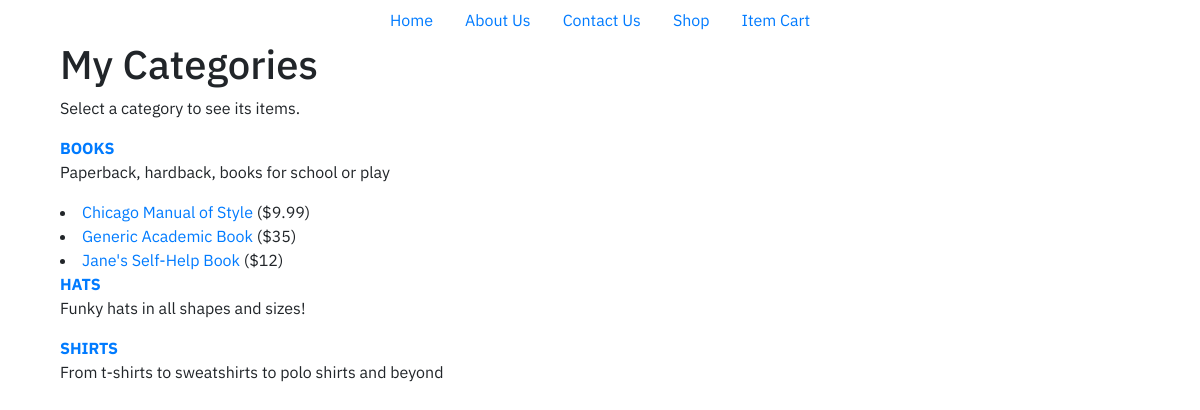
The app's page /Phase1/seestore.php?cat_id=3 with its own data.
### tables this page shows
CREATE TABLE IF NOT EXISTS `store_categories` (
  `id` int(11) NOT NULL AUTO_INCREMENT,
  `cat_title` varchar(50) DEFAULT NULL,
  `cat_desc` text,
  PRIMARY KEY (`id`)
);

CREATE TABLE IF NOT EXISTS `store_items` (
  `id` int(11) NOT NULL AUTO_INCREMENT,
  `cat_id` int(11) NOT NULL,
  `item_title` varchar(75) DEFAULT NULL,
  `item_price` float DEFAULT NULL,
  `item_desc` text,
  `item_image` varchar(50) DEFAULT NULL,
  PRIMARY KEY (`id`)
);

### Phase1/seestore.php (the view, shortened to what this page needs)
<?php
include("DBConnect.inc");
$display_block = "<h1>My Categories</h1>
<p>Select a category to see its items.</p>
";
$get_cats_sql = "SELECT id, cat_title, cat_desc FROM store_categories ORDER BY cat_title";
$get_cats_res = $conn->query($get_cats_sql) or die("Couldn't connect :".$conn->error);
if ($get_cats_res->num_rows < 1) {
    $display_block = "<p><em>Sorry, no categories to browse.</em></p>";
}else{
    while ($cats = $get_cats_res->fetch_array()) {
        $cat_id = $cats['id'];
        $cat_title = strtoupper(stripslashes($cats['cat_title']));
        $cat_desc = stripslashes($cats['cat_desc']);
        $display_block .= "<p><strong><a href=\"" . $_SERVER["PHP_SELF"] . "?cat_id=" . $cat_id . "\">" . $cat_title . "</a></strong><br/>" . $cat_desc . "</p>";
        if (!isset($_GET["cat_id"])) {
        }else{
            if ($_GET["cat_id"] == $cat_id) {
                $get_items_sql = "SELECT id, item_title, item_price FROM store_items WHERE cat_id = '" . $cat_id . "' ORDER BY item_title";
                $get_items_res = $conn->query($get_items_sql) or die("Couldn't connect :".$conn->error);
                if ($get_items_res->num_rows < 1) {
                    $display_block .= "<p><em>Sorry, no items in this category.</em></p>";
                }else{
                    while ($items = $get_items_res->fetch_array()) {
                        $item_id = $items['id'];
                        $item_title = stripslashes($items['item_title']);
                        $item_price = $items['item_price'];
                        $display_block .= "<li><a href=\"showitem.php?item_id=" . $item_id . "\">" . $item_title . "</a></strong> (\$" . $item_price . ")</li>";
                    }
                    $display_block .= "</ul>";
                }
            }
        }
    }
}?>
<html lang="en">
<head>
    <link rel="stylesheet"
          href="https://maxcdn.bootstrapcdn.com/bootstrap/4.0.0/css/bootstrap.min.css"
>
</head>
<body>
<section>
    <ul class="nav justify-content-center">
        <li class="nav-item">
            <a class="nav-link" href="index.html">Home</a>
        </li>
        <li class="nav-item">
            <a class="nav-link" href="aboutus.html">About Us</a>
        </li>
        <li class="nav-item">
            <a class="nav-link" href="contactus.html">Contact Us</a>
        </li>
        <li class="nav-item">
            <a class="nav-link" href="seestore.php">Shop</a>
        </li>
        <li class="nav-item">
            <a class="nav-link" href="showcart.php">Item Cart</a>
        </li>
    </ul>
</section>
<div class="container">
<div class="col-sm-12">
<?php echo $display_block; ?>
</div></div>
</body>
</html>

### Phase1/seestore.php (style rules this page uses)
body { font-family: 'IBM Plex Sans', sans-serif; }

### records on screen
store_categories: cat_title "BOOKS", cat_desc "Paperback, hardback, books for school or play"
store_items: item_title "Chicago Manual of Style", item_price "9.99"
store_items: item_title "Generic Academic Book", item_price "35"
store_items: item_title "Jane's Self-Help Book", item_price "12"
store_categories: cat_title "HATS", cat_desc "Funky hats in all shapes and sizes!"
store_categories: cat_title "SHIRTS", cat_desc "From t-shirts to sweatshirts to polo shirts and beyond"
